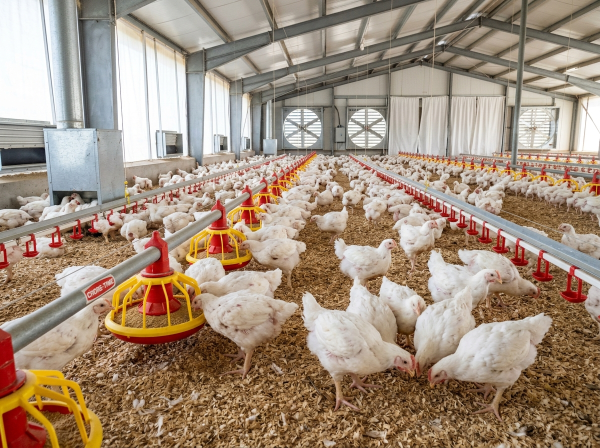
#> input picture dataset/video/sample_flock.jpg, 1200 x 896 px, found by its file name (shown at 1/2 size)
$ python generate_test_video.py
#> lines starting #> are read from the running program, lines starting #| are printed output that depends on the picture
import cv2
import numpy as np
from pathlib import Path

def create_sample_poultry_video(output_path="dataset/video/sample_chickens.mp4", duration_sec=5.0, fps=30):
    """
    Creates a realistic test video based on the poultry shed frame.
    Simulates:
    1. Bird A: Sitting in Zone 3 (top right), stands up, and walks into Zone 2 (top center).
    2. Bird B: Feeding in Zone 5 (bottom center).
    3. Bird C: Standing in Zone 1 (top left).
    """
#> called with output_path = 'dataset/video/sample_chickens.mp4', duration_sec = 5, fps = 30
    out_file = Path(output_path)
    out_file.parent.mkdir(parents=True, exist_ok=True)

    base_img_path = Path("dataset/video/sample_flock.jpg")
    if base_img_path.exists():
        base_frame = cv2.imread(str(base_img_path))
#> base_frame is the input picture: shape (896, 1200, 3); mean B, G, R 123.4, 142.3, 162.2
        base_frame = cv2.resize(base_frame, (960, 540))
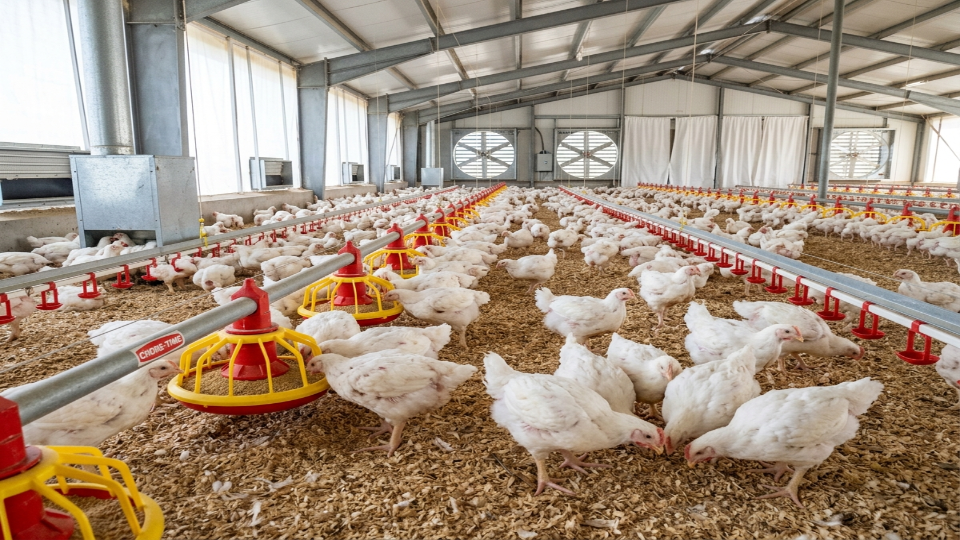
#> base_frame: shape (540, 960, 3); mean B, G, R 123.3, 142.2, 162.1
    else:
        base_frame = np.ones((540, 960, 3), dtype=np.uint8) * 180

    h, w = base_frame.shape[:2]
#> h = 540; w = 960
    total_frames = int(duration_sec * fps)
    fourcc = cv2.VideoWriter_fourcc(*"mp4v")
    writer = cv2.VideoWriter(str(out_file), fourcc, float(fps), (w, h))

    for f_idx in range(total_frames):
        t_norm = f_idx / float(total_frames)
        frame = base_frame.copy()

        # Slight camera movement / subtle noise
        noise = np.random.normal(0, 1.5, frame.shape).astype(np.int16)
        frame = np.clip(frame.astype(np.int16) + noise, 0, 255).astype(np.uint8)

        # Draw moving Bird A (White broiler chicken circle with head marker)
        # Trajectory: Zone 3 (x=720, y=140) -> Zone 2 (x=460, y=140)
        b1_x = int(720 - 260 * t_norm)
        b1_y = int(140 + 5 * np.sin(t_norm * np.pi * 4))
        cv2.ellipse(frame, (b1_x, b1_y), (35, 25), 0, 0, 360, (245, 245, 245), -1)
        cv2.circle(frame, (b1_x - 18, b1_y - 8), 12, (230, 230, 230), -1)
        cv2.circle(frame, (b1_x - 22, b1_y - 12), 4, (0, 0, 255), -1) # comb

        # Bird B (Feeding in Zone 5: x=480, y=380)
        b2_x = 480
        b2_y = int(380 + 3 * np.cos(t_norm * np.pi * 6))
        cv2.ellipse(frame, (b2_x, b2_y), (38, 28), 0, 0, 360, (250, 250, 250), -1)
        cv2.circle(frame, (b2_x + 20, b2_y + 10), 12, (235, 235, 235), -1)

        # Bird C (Zone 1: x=190, y=150)
        b3_x = int(190 + 6 * np.sin(t_norm * np.pi * 2))
        b3_y = 150
        cv2.ellipse(frame, (b3_x, b3_y), (32, 24), 0, 0, 360, (240, 240, 240), -1)

        writer.write(frame)

    writer.release()
    print(f"Sample test video generated: {out_file} ({total_frames} frames, {w}x{h}, {fps} FPS)")
#| Sample test video generated: dataset/video/sample_chickens.mp4 (150 frames, 960x540, 30 FPS)

if __name__ == "__main__":
    create_sample_poultry_video()
